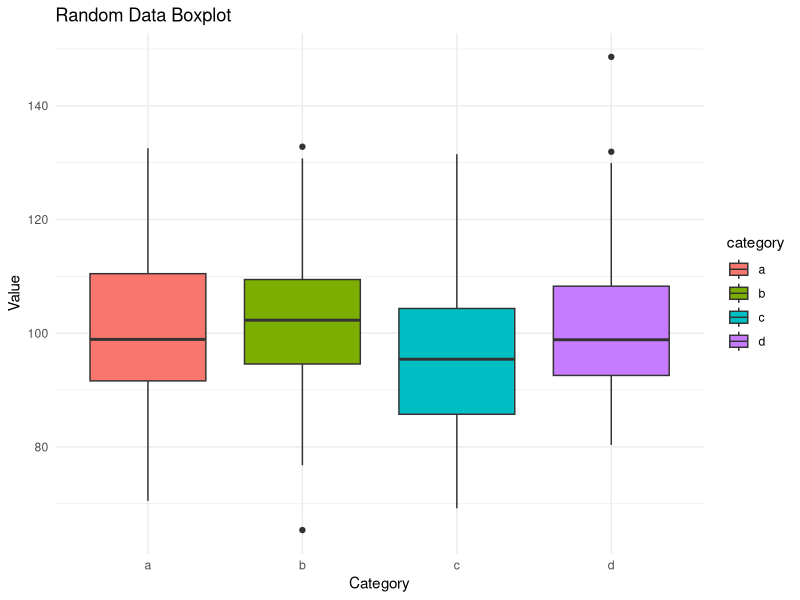

Write R code to recreate this figure.
## ---- chunk 1
# Load necessary libraries
library(ggplot2)

# Generate random data
set.seed(123)  # For reproducibility
data <- data.frame(
  category = factor(rep(letters[1:4], each = 50)),
  value = rnorm(200, mean = 100, sd = 15)
)

# Plot the random data
ggplot(data, aes(x = category, y = value, fill = category)) +
  geom_boxplot() +
  labs(title = "Random Data Boxplot", x = "Category", y = "Value") +
  theme_minimal()
